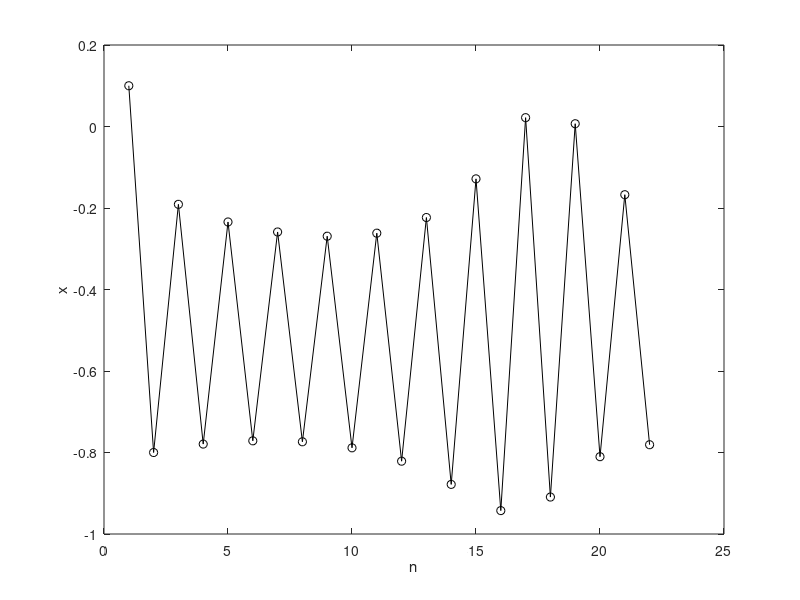
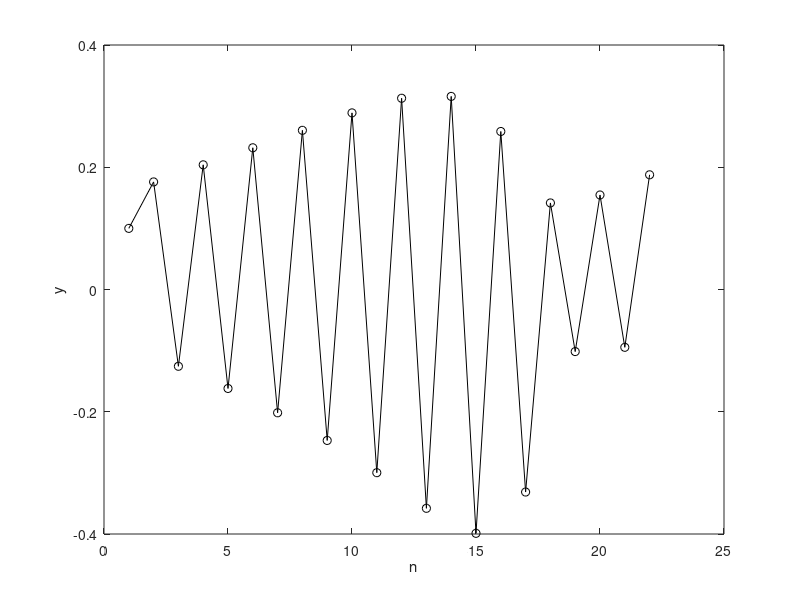
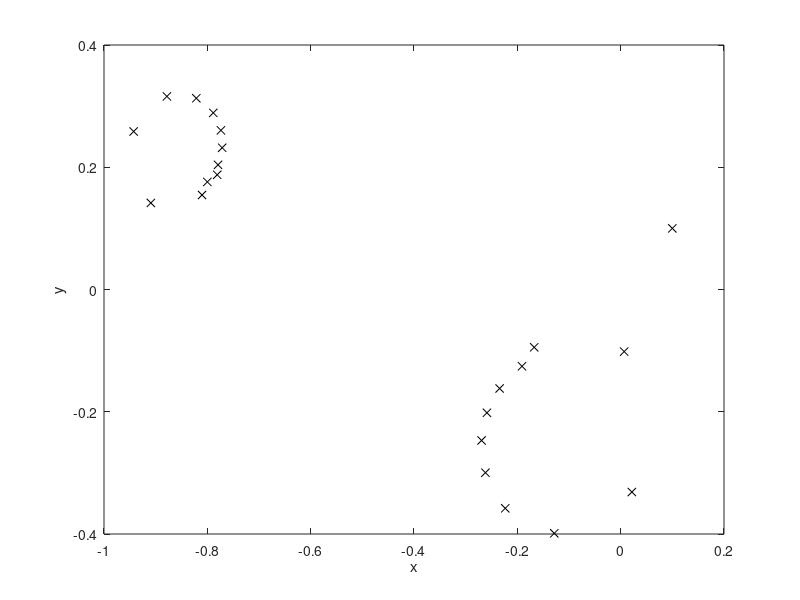
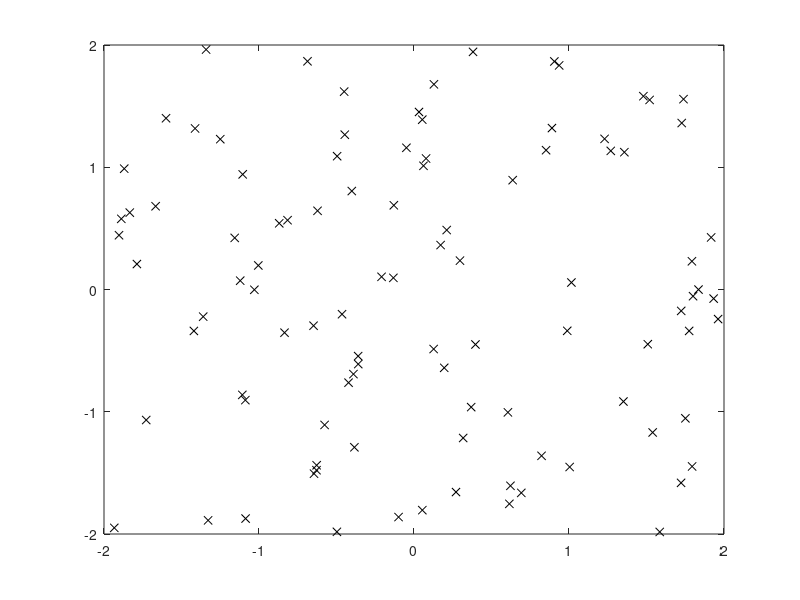

Reproduce these figures in MATLAB, in order. (Note: this script raises an error after producing the figures.)
% 20220823

nMax = 22; % max number to simulate
x = zeros(1,nMax); % establish blank array
y = zeros(1,nMax);
x(1) = 0.1; 
y(1) = 0.1;
for n=2:nMax
    x(n) = x(n-1)^2 - y(n-1)^2 -0.8;
    y(n) = 2*x(n-1)*y(n-1) + 0.156;
end 

figure(1)
plot(x,'-ok');
ylabel('x');
xlabel('n');

figure(2)
plot(y,'-ok');
ylabel('y');
xlabel('n'); % task a and b

figure(3) 
plot(x, y, 'kx');
ylabel('y');
xlabel('x'); % task c

xStart = 4*rand(1, 100) -2;
yStart = 4*rand(1, 100) -2;
figure(4)
plot(xStart, yStart,'kx') %task d

figure(5)
meow(100, -0.8, 0.156); % task e

figure(6)
meow(100000, -0.8, 0.156); % task f

figure(7)
meow(100000, -0.7, 0.17);

figure(8)
meow(100000, -0.9, 0.149); % task g


function p=meow(m, c, d)
xxStart = 4*rand(1, m) -2;
yyStart = 4*rand(1, m) -2;
xx = zeros(1, 22); 
yy = zeros(1, 22);
for i=1:m
 xx(1)= xxStart(i);
 yy(1)= yyStart(i);
  for n=2:22
    xx(n) = xx(n-1)^2 - yy(n-1)^2 + c;
    yy(n) = 2*xx(n-1)*yy(n-1) + d;
  end
 
 if ((-2 <= xx(22)) && (xx(22) <= 2) && (-2 <= yy(22)) && (yy(22) <= 2))
      p=plot(xxStart(i),yyStart(i),'b.');
      hold on;
 else 
      p=plot(xxStart(i),yyStart(i),'r.');
      hold on; 
  end
end
hold off;
end